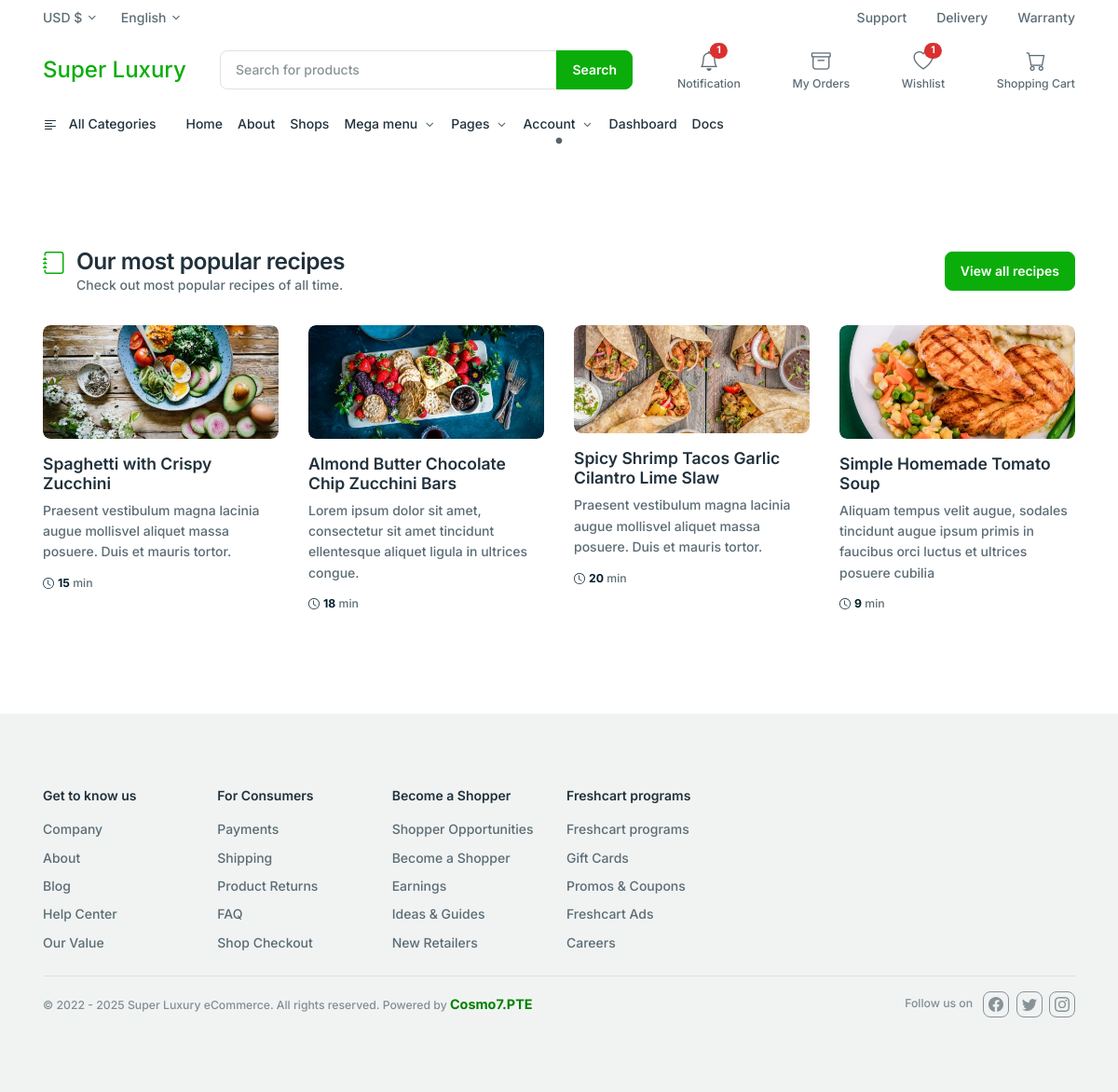
Before: / with the older database file.
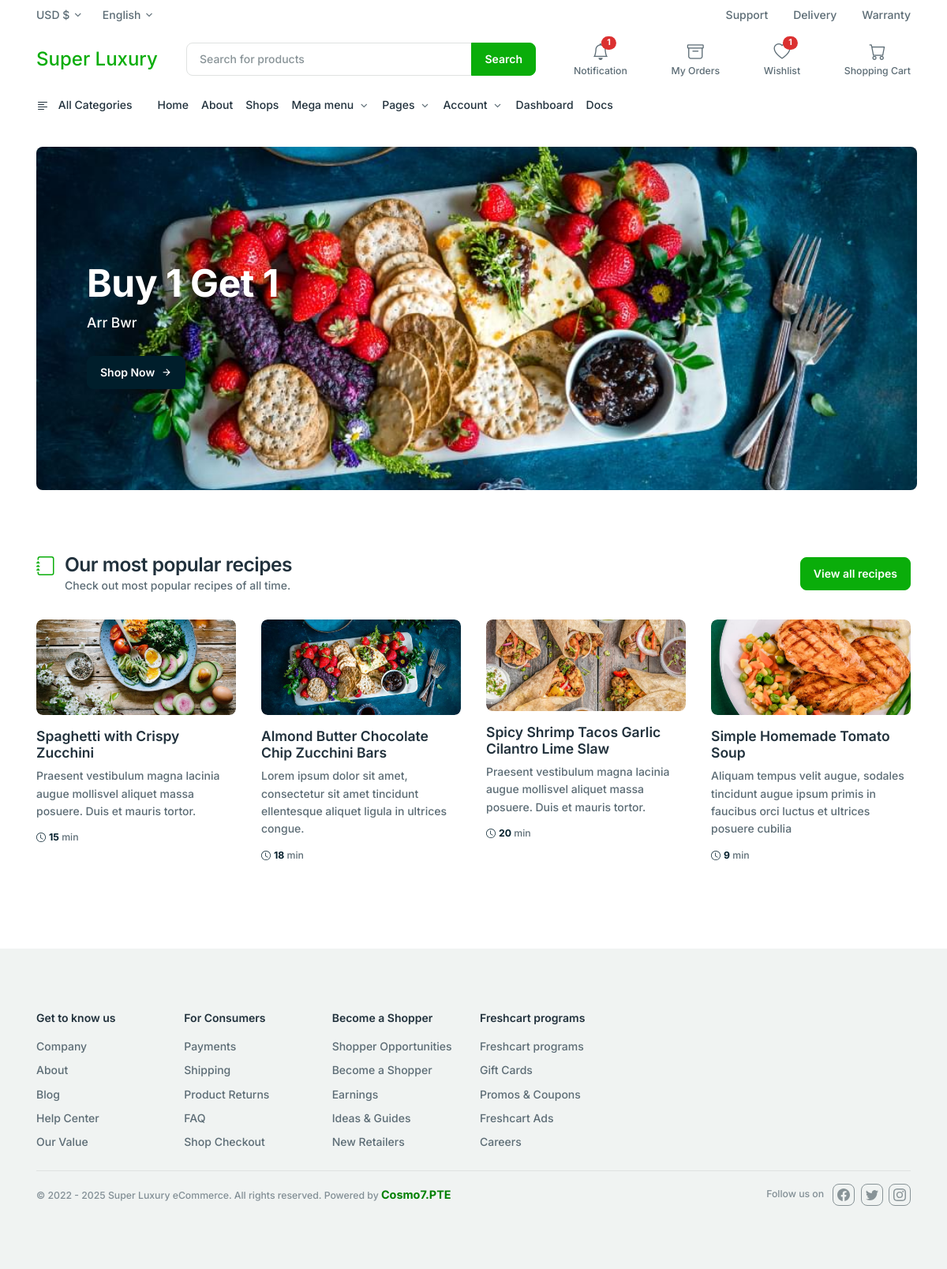
After: the same page with the newer database file.
### sneaker_shop/models.py (models this page shows, shortened)
class Slider(models.Model):
    image = models.ImageField(upload_to='uploads/slider/')
    sli_name = models.CharField(max_length=100,  default='', blank=True, null=True)
    sli_description = models.CharField(max_length=300, default='', blank=True, null=True)
    created_at = models.DateTimeField(auto_now_add=True)

### sneaker_shop/views.py (the view)
# urls.py: path('', views.homePage,name='homepage'),
def homePage(request):
    sliders = Slider.objects.all()
    c = {
        'sliders':sliders
    }
    return render(request, 'index.html',c)

### dashboard/context_processors.py (called while the page is built)
def unread_count(request):
    if request.user.is_authenticated:
        count = Notification.objects.filter(user = request.user, is_read = False, is_delete = False).count()
    else:
        count = 0
    return {'unread_count':count}

### sneaker_shop/templates/index.html (shortened to what the changed rows need)
{% extends 'base.html' %}
{% block content %}
<main>
    <section class="mt-8">
        <div class="container">
            <div class="hero-slider">
                {% for slider in sliders %}
                <div
                    style="background: url({{slider.image.url}}) no-repeat; background-size: cover; border-radius: 0.5rem; background-position: center">
                    <div class="ps-lg-12 py-lg-16 col-xxl-5 col-lg-7 col-md-8 py-14 px-8 text-xs-center">
                        <h1 class="text-white display-5 fw-bold mt-4">{{slider.sli_name}}</h1>
                        <p class="lead text-white">{{slider.sli_description}}</p>
                        <a href="{% url 'productlist'%}" class="btn btn-dark mt-3">
                            Shop Now
                            <i class="feather-icon icon-arrow-right ms-1"></i>
                        </a>
                    </div>
                </div>
                {% endfor %}
            </div>
        </div>
    </section>
</main>
{% endblock %}

Changed rows visible on the page:
added Slider: image (picture), sli_name "Buy 1 Get 1", sli_description "Arr Bwr"
